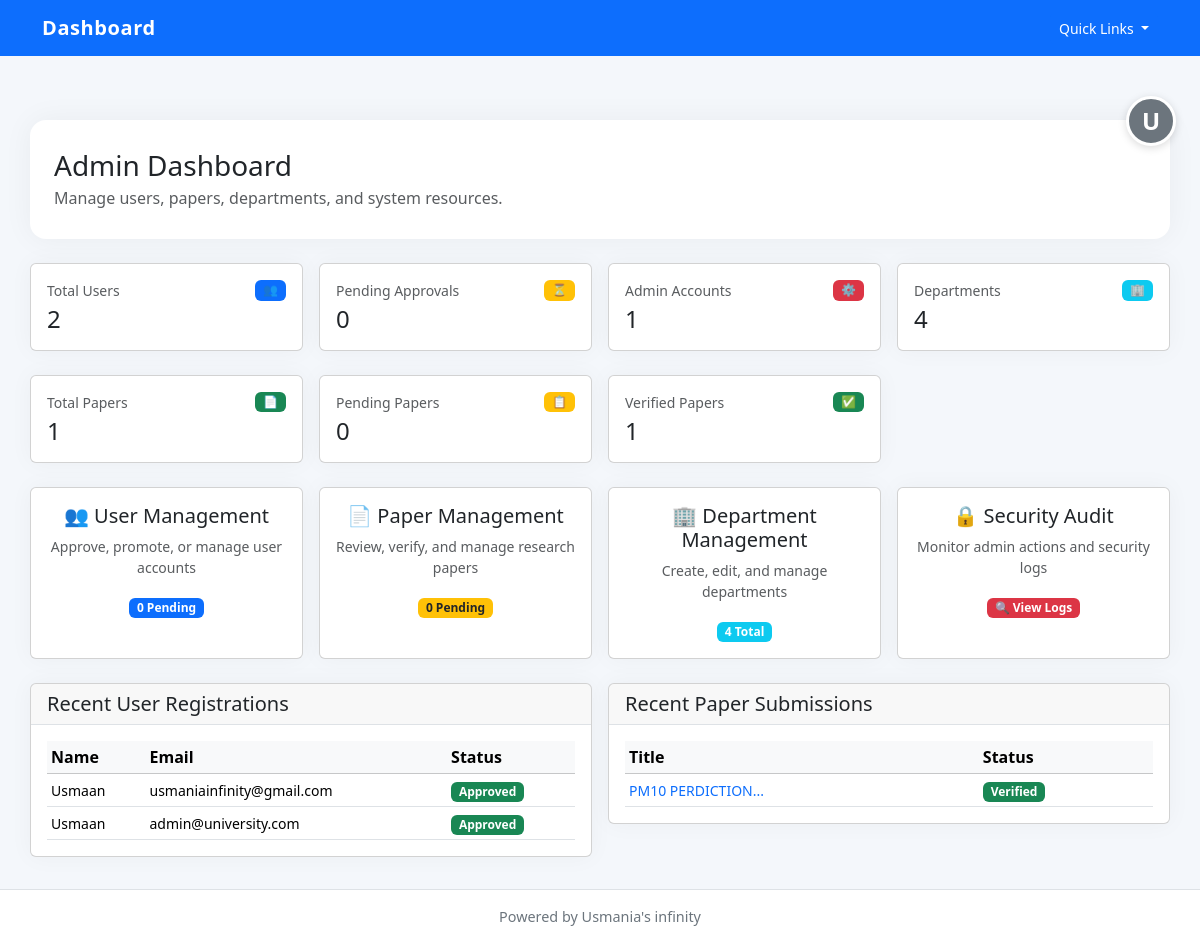
Before: /admin/ (signed in) with the older database file.
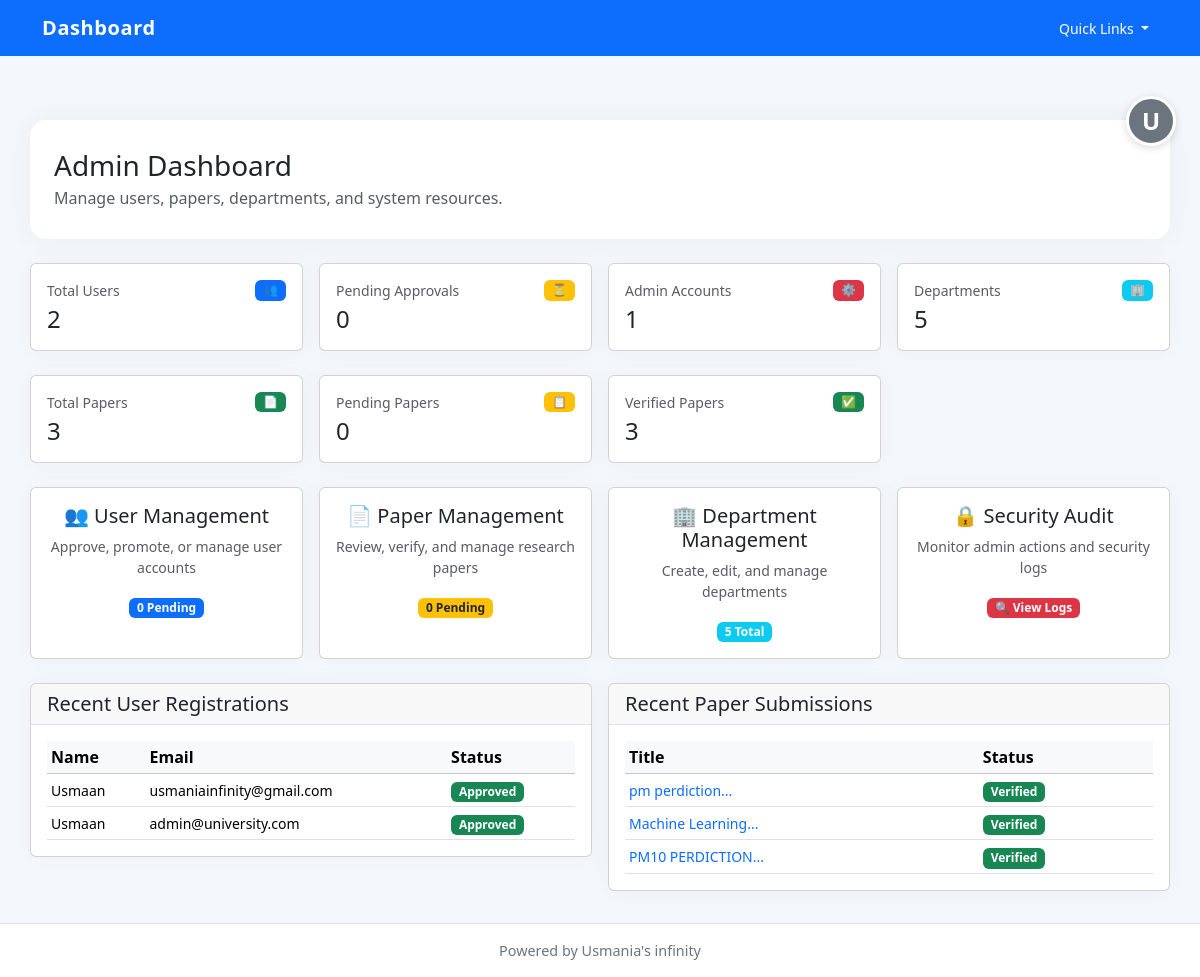
After: the same page with the newer database file.
### app/models.py (models this page shows)
class User(UserMixin, db.Model):
    __tablename__ = "users"
    id = db.Column(db.Integer, primary_key=True)
    name = db.Column(db.String(150), nullable=False)
    email = db.Column(db.String(150), unique=True, nullable=False)
    password = db.Column(db.String(255), nullable=False)
    role = db.Column(db.String(50), default="faculty")  # faculty / admin
    department_id = db.Column(db.Integer, db.ForeignKey("departments.id"))
    papers = db.relationship("Paper", backref="author", lazy=True)
    approved = db.Column(db.Boolean, default=False)
    created_at = db.Column(db.DateTime, default=datetime.utcnow)

class Paper(db.Model):
    __tablename__ = "papers"
    id = db.Column(db.Integer, primary_key=True)
    title = db.Column(db.String(500))
    authors = db.Column(db.Text)
    year = db.Column(db.Integer)
    abstract = db.Column(db.Text)
    pdf_path = db.Column(db.String(500))
    link = db.Column(db.String(500))
    verified = db.Column(db.Boolean, default=False)
    department_id = db.Column(db.Integer, db.ForeignKey("departments.id"))
    user_id = db.Column(db.Integer, db.ForeignKey("users.id"))
    created_at = db.Column(db.DateTime, default=datetime.utcnow)

### app/routes/admin.py (the view)
@admin_bp.route("/")
@login_required
def dashboard():
    if current_user.role != "admin":
        return redirect(url_for("auth.dashboard"))
    total_users = User.query.count()
    pending_users = User.query.filter_by(approved=False).count()
    admin_count = User.query.filter_by(role="admin").count()
    total_papers = Paper.query.count()
    pending_papers = Paper.query.filter_by(verified=False).count()
    verified_papers = Paper.query.filter_by(verified=True).count()
    total_departments = Department.query.count()
    recent_users = User.query.order_by(User.created_at.desc()).limit(5).all()
    recent_papers = Paper.query.order_by(Paper.created_at.desc()).limit(5).all()
    stats = {
        'total_users': total_users,
        'pending_users': pending_users,
        'admin_count': admin_count,
        'total_papers': total_papers,
        'pending_papers': pending_papers,
        'verified_papers': verified_papers,
        'total_departments': total_departments,
    }
    return render_template("admin_dashboard.html", stats=stats, recent_users=recent_users, recent_papers=recent_papers)

### app/routes/auth.py (called while the page is built)
@login_manager.user_loader
def load_user(user_id):
    return User.query.get(int(user_id))

### app/templates/admin_dashboard.html (shortened to what the changed rows need)
{% extends "base.html" %}
{% block content %}
<div class="page-header">
    <div>
        <h1 class="h3 mb-1">Admin Dashboard</h1>
    </div>
</div>
<div class="row g-3 mb-4">
    <div class="col-md-6 col-lg-3">
        <div class="card card-shadow h-100">
            <div class="card-body">
                <div class="d-flex justify-content-between align-items-start">
                    <div>
                        <p class="text-muted small mb-1">Departments</p>
                        <h3 class="h4 mb-0">{{ stats.total_departments }}</h3>
                    </div>
                </div>
            </div>
        </div>
    </div>
</div>
<div class="row g-3 mb-4">
    <div class="col-md-6 col-lg-3">
        <div class="card card-shadow h-100">
            <div class="card-body">
                <div class="d-flex justify-content-between align-items-start">
                    <div>
                        <p class="text-muted small mb-1">Total Papers</p>
                        <h3 class="h4 mb-0">{{ stats.total_papers }}</h3>
                    </div>
                </div>
            </div>
        </div>
    </div>
    <div class="col-md-6 col-lg-3">
        <div class="card card-shadow h-100">
            <div class="card-body">
                <div class="d-flex justify-content-between align-items-start">
                    <div>
                        <p class="text-muted small mb-1">Verified Papers</p>
                        <h3 class="h4 mb-0">{{ stats.verified_papers }}</h3>
                    </div>
                </div>
            </div>
        </div>
    </div>
</div>
<div class="row g-3 mb-4">
    <div class="col-md-6 col-lg-3">
        <a href="{{ url_for('admin.view_departments') }}" class="card card-shadow text-decoration-none h-100 hover" style="transition: transform 0.2s, box-shadow 0.2s;">
            <div class="card-body text-center">
                <h5 class="card-title mb-2">🏢 Department Management</h5>
                <p class="card-text small text-muted">Create, edit, and manage departments</p>
                <span class="badge bg-info">{{ stats.total_departments }} Total</span>
            </div>
        </a>
    </div>
</div>
<div class="row g-3">
    <div class="col-lg-6">
        <div class="card card-shadow">
            <div class="card-body">
                {% if recent_users %}
                <div class="table-responsive">
                    <table class="table table-sm mb-0">
                        <thead class="table-light">
                            <tr>
                                <th>Name</th>
                                <th>Email</th>
                                <th>Status</th>
                            </tr>
                        </thead>
                        <tbody>
                            {% for user in recent_users %}
                            <tr>
                                <td><small>{{ user.name }}</small></td>
                                <td><small>{{ user.email }}</small></td>
                                <td>
                                    {% if user.approved %}
                                    <span class="badge bg-success">Approved</span>
                                    {% else %}
                                    <span class="badge bg-warning text-dark">Pending</span>
                                    {% endif %}
                                </td>
                            </tr>
                            {% endfor %}
                        </tbody>
                    </table>
                </div>
                {% else %}
                <p class="text-muted mb-0">No recent registrations.</p>
                {% endif %}
            </div>
        </div>
    </div>
    <div class="col-lg-6">
        <div class="card card-shadow">
            <div class="card-body">
                {% if recent_papers %}
                <div class="table-responsive">
                    <table class="table table-sm mb-0">
                        <thead class="table-light">
                            <tr>
                                <th>Title</th>
                                <th>Status</th>
                            </tr>
                        </thead>
                        <tbody>
                            {% for paper in recent_papers %}
                            <tr>
                                <td><small><a href="#" class="text-decoration-none">{{ paper.title[:30] }}...</a></small></td>
                                <td>
                                    {% if paper.verified %}
                                    <span class="badge bg-success">Verified</span>
                                    {% else %}
                                    <span class="badge bg-warning text-dark">Pending</span>
                                    {% endif %}
                                </td>
                            </tr>
                            {% endfor %}
                        </tbody>
                    </table>
                </div>
                {% else %}
                <p class="text-muted mb-0">No recent submissions.</p>
                {% endif %}
            </div>
        </div>
    </div>
</div>
{% endblock %}

### app/templates/base.html (shortened to what this page needs)
<!DOCTYPE html>
<html lang="en">
<head>
    <link href="https://cdn.jsdelivr.net/npm/bootstrap@5.3.3/dist/css/bootstrap.min.css" rel="stylesheet">
</head>
<body>
<nav class="navbar navbar-expand-lg navbar-dark bg-primary fixed-top">
    <div class="container">
        <a class="navbar-brand" href="{{ url_for('home') }}">Dashboard</a>
        <button class="navbar-toggler" type="button" data-bs-toggle="collapse" data-bs-target="#mainNav" aria-controls="mainNav" aria-expanded="false" aria-label="Toggle navigation">
        <div class="collapse navbar-collapse" id="mainNav">
            <div class="d-flex align-items-center ms-3">
                <div class="dropdown">
                    <button class="btn btn-light btn-sm dropdown-toggle" type="button" id="quickLinksDropdown" data-bs-toggle="dropdown" aria-expanded="false">
                        Quick Links
                    </button>
                </div>
            </div>
        </div>
    </div>
</nav>
<div class="profile-btn-container">
    {% if current_user.is_authenticated %}
    <a href="{{ url_for('auth.dashboard') }}" class="profile-btn" title="Profile">{{ current_user.name[0].upper() }}</a>
    {% else %}
    <a href="{{ url_for('auth.login') }}" class="profile-btn" title="Login">👤</a>
    {% endif %}
</div>
<div class="container content">
    {% block content %}{% endblock %}
</div>
<footer class="footer bg-white border-top">
    <div class="container">Powered by Usmania's infinity</div>
</footer>
</body>
</html>

Changed rows visible on the page:
added Paper: title "pm perdiction", verified "Verified"
added Paper: title "Machine Learning", verified "Verified"
Other visible differences:
{{ stats.total_departments }}: "4" → "5"
{{ stats.total_papers }}: "1" → "3"
{{ stats.verified_papers }}: "1" → "3"
